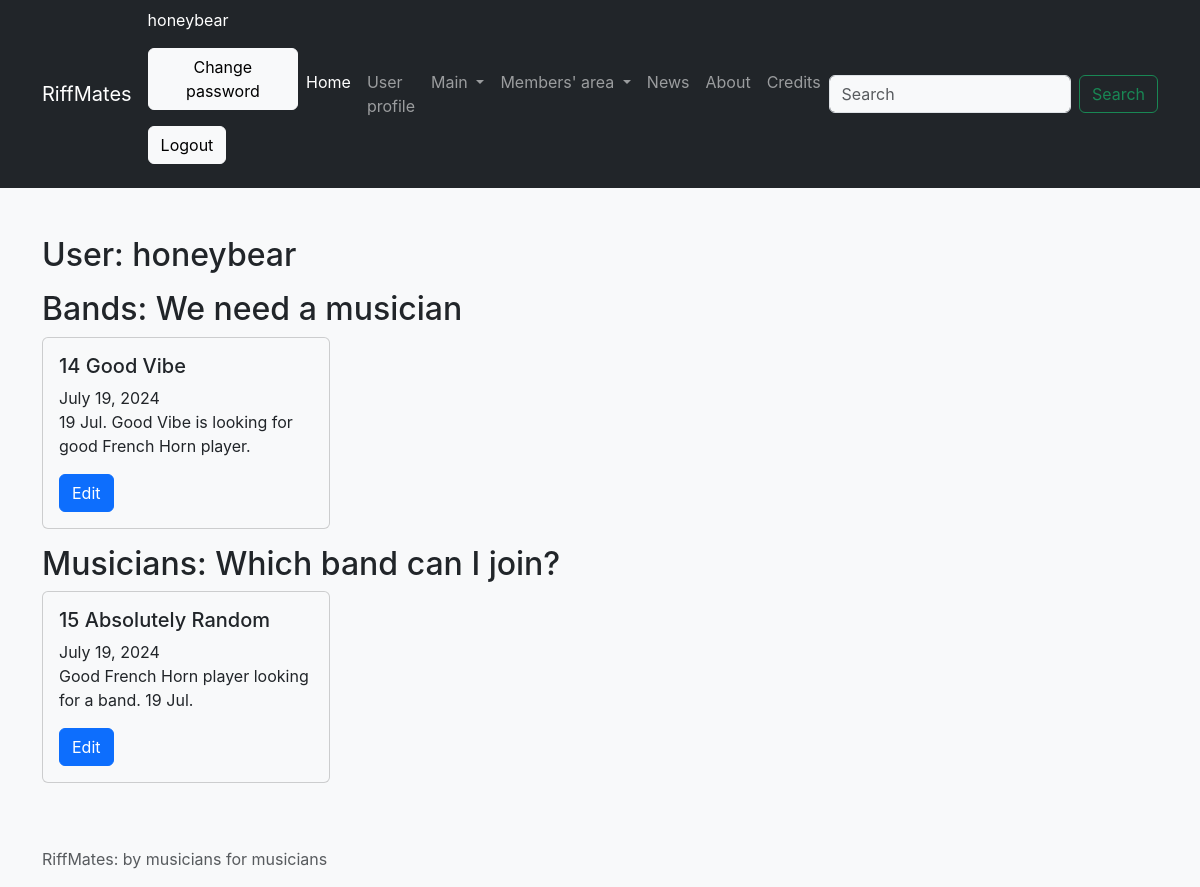
Screenshot of /content/user_edit_ads/ (signed in) with the database file from the repository.
### content/models.py (models this page shows, shortened)
class SeekingAd(models.Model):
    id = models.SmallAutoField(primary_key=True)
    create_date = models.DateField(auto_now_add=True)
    owner = models.ForeignKey(User, on_delete=models.CASCADE)
    seeking_choices = {
        "M": "MUSICIAN",
        "B": "BAND"
    }
    seeking = models.CharField(
        max_length=1,
        choices = seeking_choices,
    )
    musician = models.ForeignKey(
        to=Musician,
        on_delete=models.SET_NULL,
        blank=True,
        null=True
    )
    band = models.ForeignKey(
        to=BandGroup,
        on_delete=models.SET_NULL,
        blank=True,
        null=True,
    )
    ads = models.TextField(
        max_length=300,
    )
    class Meta:
        ordering = ["-create_date"]

### bands/models.py (models this page shows, shortened)
class BandGroup(models.Model):
    id = models.SmallAutoField(primary_key=True)
    name = models.CharField(max_length=20, default="Band Group", verbose_name="Band group")
    members = models.ManyToManyField(to="bands.Musician", verbose_name="Members", blank=True)
    class Meta:
        ordering = ["name"]

class Musician(models.Model):
    id = models.SmallAutoField(
        primary_key=True,
    )
    first_name = models.CharField(
        verbose_name="First name",
        max_length=50,
        error_messages="Enter your first name",
    )
    last_name = models.CharField(
        verbose_name="Last name",
        max_length=50,
        error_messages="Enter your last name",
    )
    birth = models.DateField(
        verbose_name = "Date of birth",
        blank=True,
        error_messages="Enter your date of birth",
    )
    STYLE_MUSIC = {
        "ROCK": "Rock and roll",
        "RELA": "Relaxing",
        "LIVE": "Lively",
    }
    style = models.CharField(
        verbose_name="Style of music",
        max_length=4,
        choices=STYLE_MUSIC,
        default="RELA",
        error_messages="Choose your style of music",
    )
    description = models.TextField(
        verbose_name="Description",
        max_length=300,
        blank=True,
        error_messages="Enter a description"
    )
    picture = models.ImageField(
        verbose_name="Your profile picture",
        max_length=500000, # 500KB,
        blank=True, null=True,
        help_text="Photo in JPG and PNG format only. Not more than 500KB.",
        error_messages="Upload a picture",
    )
    class Meta:
        ordering = ["first_name"]

### content/views.py (the view)
def user_edit_ads(request):
    current_user = User.objects.get(username=request.user)
    print(f"\t{request.user=} {current_user.id} {current_user.username}")
    data = {
        'ad': SeekingAd.objects.filter(owner=current_user.id)
    }
    return render(request=request,
           template_name="user_edit_ads.html",
           context=data)

### content/templates/user_edit_ads.html (shortened to what this page needs)
{% extends "base.html" %}
{% block content %}
    <h2>User: {{ request.user }}</h2>
    <p>
        <h2>Bands: We need a musician</h2>
        {% for item in ad %}
            {% if item.seeking == "M" %}
            <div class="card" style="width: 18rem;">
                <div class="card-body">
                    <h5 class="card-title">
                        {{item.id}} {{ item.band.name }}
                    </h5>
                    <p class="card-text">
                        {{ item.create_date }}
                        <br>
                        {{ item.ads }}
                    </p>
                    <a href={% url 'edit_ads' item.id %}
                    class="btn btn-primary">Edit</a>
                </div>
            </div>
            {% endif %}
            {% empty %}
                None
        {% endfor %}
    </p>
    <p>
        <h2>Musicians: Which band can I join?</h2>
        {% for item in ad %}
            {% if item.seeking == "B" %}
            <div class="card" style="width: 18rem;">
                <div class="card-body">
                    <h5 class="card-title">
                        {{item.id}}
                        {{ item.musician.first_name }}
                        {{ item.musician.last_name }}
                    </h5>
                    <p class="card-text">
                        {{ item.create_date }}
                        <br>
                        {{ item.ads }}
                    </p>
                    <a href={% url 'edit_ads' item.id %}
                    class="btn btn-primary">Edit</a>
                </div>
            </div>
            {% endif %}
        {% endfor %}
    </p>
{% endblock content %}

### templates/base.html (shortened to what this page needs)
{% load django_browser_reload %}
{% load static %}
<!doctype html>
<html lang="en">
  <head>
    <link href="https://cdn.jsdelivr.net/npm/bootstrap@5.3.2/dist/css/bootstrap.min.css" rel="stylesheet">
    <link rel="stylesheet" href="{% static 'styles.css' %}">
    <link rel="stylesheet" href="{% static 'main.css' %}">
  </head>
  <body>
    {% block navbar %}
    <nav class="navbar navbar-expand-lg navbar-dark bg-dark">
      <div class="container">
        <a class="navbar-brand" href="{% url 'index' %}">RiffMates</a>
            <div>
              {% if user.is_authenticated %}
              <p class="text-white bg-dark">{{ user.username }}</p>
              <p>
              <form id="password-change-form" method="POST"
                action="{% url 'password_change' %}">
                <button type="submit" class="btn btn-light">Change password</button>
              </form>
              </p>
              <p>
              <form id="logout-form" method="POST"
                action="{% url 'logout' %}" >
                <button type="submit" class="btn btn-light">Logout</button>
              </form>
             </p>
              {% endif %}
            </div>
        <div class="collapse navbar-collapse" id="navbarSupportedContent">
          <ul class="navbar-nav me-auto mb-2 mb-lg-0">
            <li class="nav-item">
              <a class="nav-link active" aria-current="page"
              href="{% url 'index' %}">
                Home</a>
            </li>
            <li class="nav-item">
              <a class="nav-link" href="{% url 'user_profile' %}">
                User profile</a>
            </li>
            <li class="nav-item dropdown">
              <a class="nav-link dropdown-toggle" href="#" id="navbarDropdown" role="button" data-bs-toggle="dropdown" aria-expanded="false">
                Main
              </a>
              </li>
                {% if user.is_authenticated %}
                <li class="nav-item dropdown">
                  <a class="nav-link dropdown-toggle" href="#" id="navbarDropdown" role="button" data-bs-toggle="dropdown" aria-expanded="false">
                    Members' area
                  </a>
                  </li>
                  {% endif %}
                <li class="nav-item"><a class="nav-link"
                  href="{% url 'news' %}">News</a></li>
                <li class="nav-item"><a class="nav-link" href="{% url 'about' %}">
                  About</a></li>
                <li class="nav-item"><a class="nav-link" href="{% url 'credits' %}">
                  Credits</a></li>
          </ul>
          <form class="d-flex" role="search">
            <input class="form-control me-2" type="search" placeholder="Search" aria-label="Search">
            <button class="btn btn-outline-success" type="submit">Search</button>
          </form>
        </div>
      </div>
    </nav>
    {% endblock navbar %}
    <main>
    <div class="container my-5">
      {% block content %}{% endblock content %}
    </div>
    </main>
    <footer class="footer mt-auto py-3 bg-light">
        <div class="container">
          {% block footer %}
            <span class="text-muted">RiffMates: by musicians for musicians</span>
          {% endblock footer %}
        </div>
    </footer>
  </body>
</html>

### static/styles.css (style rules this page uses)
:root { --bs-body-bg: var(--bs-gray-100); }

### hello/static/main.css (style rules this page uses)
body { margin: 0; font-family: -apple-system, BlinkMacSystemFont, "Segoe UI", "Roboto", "Oxygen", "Ubuntu", "Cantarell", "Fira Sans", "Droid Sans", "Helvetica Neue", sans-serif; -webkit-font-smoothing: antialiased; -moz-osx-font-smoothing: grayscale; }

### rows the page displays
SeekingAd: id "14", band.name "Good Vibe", create_date "July 19, 2024", ads "19 Jul. Good Vibe is looking for good French Horn player."
SeekingAd: id "15", musician.first_name "Absolutely", musician.last_name "Random", create_date "July 19, 2024", ads "Good French Horn player looking for a band. 19 Jul."

### other values shown
{{ user.username }} "honeybear"
{{ request.user }} "honeybear"
